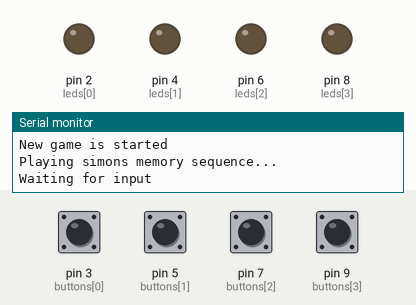
Recording of a sketch running on a simulated Arduino Uno, built with avr-gcc and run on an emulated ATmega328P. Shown: output pins drawn as LEDs (lit = HIGH), the last lines printed to the serial monitor. The test bench sets the inputs (shaded band); at power-on: pin 3 (buttons[0]), pin 5 (buttons[1]), pin 7 (buttons[2]), pin 9 (buttons[3]) LOW. Random numbers use the default seed unless the sketch sets one.

Above: at 4.2 s.
4.3 s: pin 3 (buttons[0]) pulled HIGH for 0.15 s
At 5.6 s:
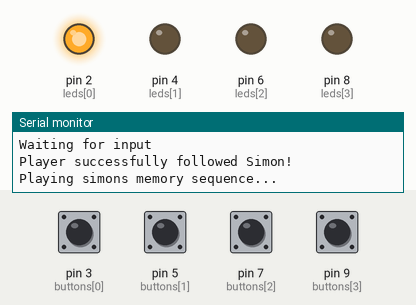
7.4 s: pin 5 (buttons[1]) pulled HIGH for 0.15 s
At 8.41 s:
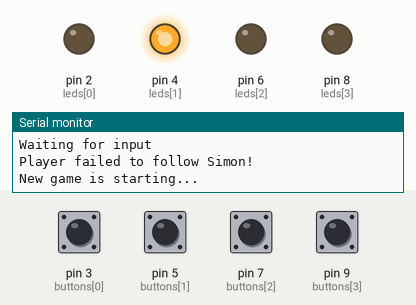
10.4 s: pin 3 (buttons[0]) pulsed HIGH 5 times (0.12 s each, 0.3 s apart)
At 14.32 s:
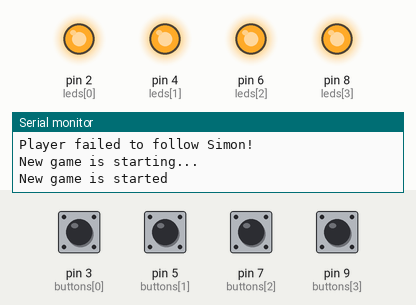
14.9 s: pin 3 (buttons[0]) pulled HIGH for 1 s
At 18.5 s:
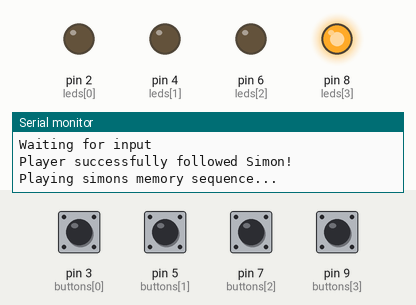
18.9 s: pin 5 (buttons[1]) pulled HIGH for 1 s
At 20.88 s:
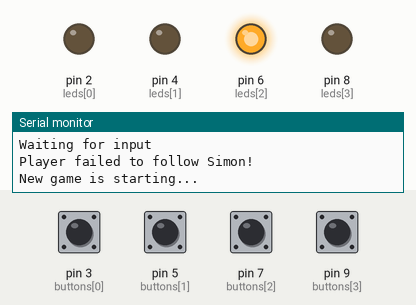
Timing chart, 0 to 25.5 s (numbered marks = the images above; inputs shaded):
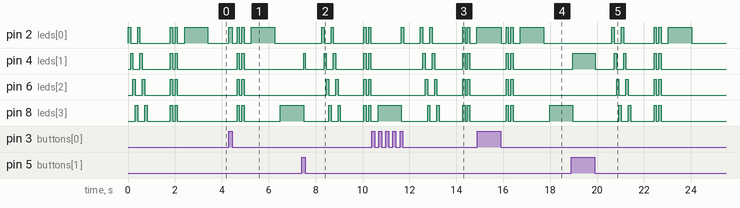

Measured:
- after the input at 4.3 s, pin 2 (leds[0]): LOW → HIGH at once, → LOW 0.15 s later, → HIGH 0.20 s later, → LOW 0.10 s later, … (8 changes in this stretch); pin 4 (leds[1]): alternates HIGH for 0.10 s and LOW for 0.10 s, 4 changes in all, then stays LOW, starting after 0.35 s
- after the input at 7.4 s, pin 2 (leds[0]): LOW → HIGH after 0.86 s, → LOW 0.10 s later, → HIGH 0.30 s later, → LOW 0.10 s later, … (8 changes in this stretch); pin 6 (leds[2]): LOW → HIGH after 1.1 s, → LOW 0.10 s later, → HIGH 0.30 s later, → LOW 0.10 s later, … (8 changes in this stretch)
- after the input at 10.4 s, pin 2 (leds[0]): LOW → HIGH after 1.3 s, → LOW 0.10 s later, → HIGH 0.71 s later, → LOW 0.10 s later, … (11 changes in this stretch); pin 4 (leds[1]): LOW → HIGH after 2.2 s, → LOW 0.10 s later, → HIGH 0.30 s later, → LOW 0.10 s later, … (8 changes in this stretch)
- after the input at 14.9 s, pin 4 (leds[1]), pin 6 (leds[2]): alternates HIGH for 0.10 s and LOW for 0.10 s, 4 changes in all, then stays LOW, starting after 1.2 s; pin 8 (leds[3]): goes HIGH 0.10 s, LOW 0.10 s, HIGH 0.10 s, LOW 1.6 s, then HIGH, starting after 1.2 s
- after the input at 18.9 s, pin 2 (leds[0]): LOW → HIGH after 1.7 s, → LOW 0.10 s later, → HIGH 0.30 s later, → LOW 0.10 s later, … (10 changes in this stretch); pin 4 (leds[1]): LOW → HIGH after 0.07 s, → LOW 0.95 s later, → HIGH 0.81 s later, → LOW 0.10 s later, … (10 changes in this stretch)

The sketch:

Simon_says.ino
```cpp
// LED & Button Configuration
// The index of a LED must correlate to that of button of the same color.
// If leds[0] == redPin then buttons[0] must be redButtonPin
int leds[]    = {2, 4, 6, 8};
int buttons[] = {3, 5, 7, 9};

// Game logic and settings
int simonLedOnInterval = 1000; // How long Simons LED is on for before going to next
int simonMemory[100]; // This is where simons sequence is stored (pre-calculated for each game)

void setup() {
    Serial.begin(9600);
    randomSeed(analogRead(0));
    for (int i = 0; i < 4; i++) {
        pinMode(leds[i], OUTPUT);
        pinMode(buttons[i], INPUT);
    }
}

void loop() {
    Serial.println("New game is starting...");

    // Generate Simons complete sequence
    for (int i = 0; i < 100; i++) {
        simonMemory[i] = random(0, 4);
    }

    playStartAnimation();

    bool failed = false;
    int currentMemory = 0;
    delay(1000);

    Serial.println("New game is started");

    while (!failed) {
        playSequenceStartingAnimation();
        delay(200);

        // Playback simons memory up to currentMemory
        playSimonsSequenceToIndex(currentMemory);

        // Let the player try input the sequence
        Serial.println("Waiting for input");
        bool sequenceComplete = false;
        int sequenceIndex = 0;

        while (!sequenceComplete) {
            int buttonPressedPin = nextButtonPressed();
            if (buttonPressedPin != buttons[simonMemory[sequenceIndex]]) { // Wrong button pressed
                Serial.println("Player failed to follow Simon!");
                failed = true;
                break;
            }

            if (sequenceIndex == currentMemory) {
                Serial.println("Player successfully followed Simon!");
                sequenceComplete = true;
            }
            sequenceIndex++;
        }

        delay(200);
        currentMemory++;
    }

    delay(500);
}

void playSimonsSequenceToIndex(int index) {
    Serial.println("Playing simons memory sequence...");
        for (int i = 0; i <= index; i++) {
            if (i > 0) {
                digitalWrite(leds[simonMemory[i - 1]], LOW); // Turn off last LED
                delay(250);
            }
            digitalWrite(leds[simonMemory[i]], HIGH);
            delay(simonLedOnInterval);
        }
        digitalWrite(leds[simonMemory[index]], LOW);
}

int nextButtonPressed() {
    while (true) {
        for (int i = 0; i < 4; i++) {
            int buttonPin = buttons[i];
            int correspondingLed = leds[i];
            if (digitalRead(buttonPin) == HIGH) {
                digitalWrite(correspondingLed, HIGH);
                while (true) {
                    if (digitalRead(buttonPin) == LOW) {
                        digitalWrite(correspondingLed, LOW);
                        return buttonPin;
                    }
                    delay(50);
                }
            }
        }
    }
}

void playStartAnimation() {
    for (int j = 0; j < 2; j++) {
        for (int i = 0; i < 4; i++) {
            if (i == 0) {
                digitalWrite(leds[3], LOW);
            } else {
                digitalWrite(leds[i - 1], LOW);
            }
            digitalWrite(leds[i], HIGH);
            delay(100);
        }
    }
    digitalWrite(leds[3], LOW);
}

void playSequenceStartingAnimation() {
    for (int j = 0; j < 2; j++) {
        for (int i = 0; i < 4; i++) { digitalWrite(leds[i], HIGH); }
        delay(100);
        for (int i = 0; i < 4; i++) { digitalWrite(leds[i], LOW); }
        delay(100);
    }
}
```
